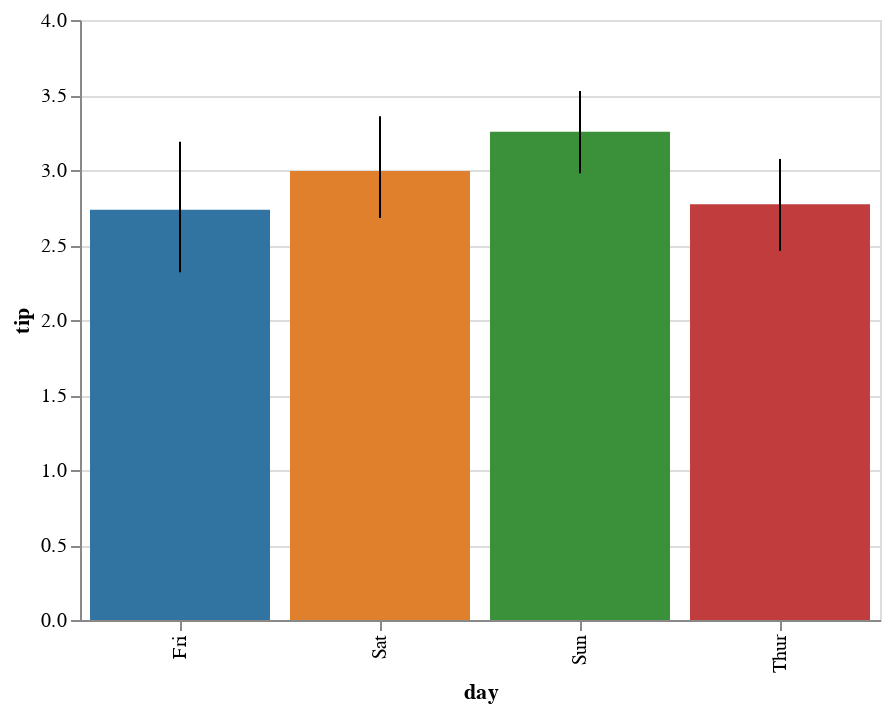

Source (notebook cell):
### Code cell
display(salt.barplot(x="day", y="tip", data=tips))
ax = sns.barplot(x="day", y="tip", data=tips, capsize=.2)

### Figure 1 — Vega-Lite specification as saved in the notebook (floating-point values rounded to 4 significant figures; data arrays with more than 128 entries replaced by an {"elided": "..."} marker saying what was removed)
{"$schema": "https://vega.github.io/schema/vega-lite/v2.4.1.json", "config": {"range": {"category": ["rgba(49,115,161,1)", "rgba(224,128,44,1)", "rgba(58,145,58,1)", "rgba(192,60,61,1)", "rgba(147,113,178,1)", "rgba(131,91,83,1)", "rgba(213,132,188,1)", "rgba(127,127,127,1)", "rgba(168,169,53,1)", "rgba(45,171,184,1)"]}, "view": {"height": 300, "width": 400}}, "data": {"values": {"elided": "244 records"}}, "layer": [{"encoding": {"color": {"field": "day", "legend": null, "type": "nominal"}, "x": {"field": "day", "type": "nominal"}, "y": {"aggregate": "mean", "axis": {"title": "tip"}, "field": "tip", "type": "quantitative"}}, "mark": "bar"}, {"encoding": {"x": {"field": "day", "type": "nominal"}, "y": {"aggregate": "ci0", "field": "tip", "type": "quantitative"}, "y2": {"aggregate": "ci1", "field": "tip", "type": "quantitative"}}, "mark": "rule"}]}
